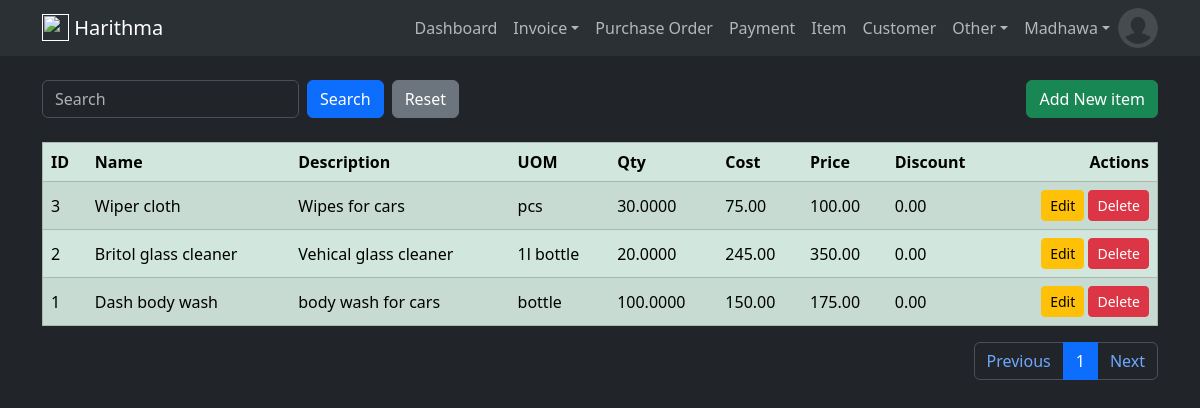
Page /item (signed in) on the committed database.
### harithmapos/models.py (models this page shows, shortened)
class User(db.Model, UserMixin):
    id = db.Column(db.Integer, primary_key=True)
    email = db.Column(db.String(120), unique=True, nullable=False)
    name = db.Column(db.String(50), nullable=False)
    image = db.Column(db.String(20), default='default.jpg')
    password = db.Column(db.String(60), nullable=False)
    ui_theme = db.Column(db.String(5), default='light')
    create_dttm = db.Column(db.DateTime, nullable=False, default=datetime.utcnow)
    update_dttm = db.Column(db.DateTime, nullable=False, default=datetime.utcnow)

class Item(db.Model):
    id = db.Column(db.Integer, primary_key=True)
    name = db.Column(db.String(100), nullable=False)
    description = db.Column(db.String(255))
    unit_of_measure = db.Column(db.String(20))
    quantity = db.Column(db.Numeric(10,4))
    unit_cost = db.Column(db.Numeric(10,2))
    unit_price = db.Column(db.Numeric(10,2))
    discount_pct = db.Column(db.Numeric(5,2))
    create_dttm = db.Column(db.DateTime, nullable=False, default=datetime.utcnow)
    update_dttm = db.Column(db.DateTime, nullable=False, default=datetime.utcnow)
    invoice_details = db.relationship('InvoiceDetail', backref='item', lazy=True)
    item_invoice_details = db.relationship('ItemInvoiceDetail', backref='item', lazy=True)
    purchase_order_details = db.relationship('PurchaseOrderDetail', backref='item', lazy=True)

### harithmapos/views/item/routes.py (the view)
@item_blueprint.route("/item", methods=['GET', 'POST'])
@login_required
def item():
    item_create_form = ItemCreateForm()
    item_update_form = ItemUpdateForm()
    per_page = 20
    page = request.args.get('page',1,type=int)
    query = request.args.get("query",None)
    if query:
        items = Item.query.order_by(Item.update_dttm.desc()).filter(Item.name.icontains(query)).paginate(page=page, per_page=per_page)
    else:
        items = Item.query.order_by(Item.update_dttm.desc()).paginate(page=page, per_page=per_page)
    return render_template(
        'item.html',
        title='Item',
        item_create_form=item_create_form,
        item_update_form=item_update_form,
        items=items,
        query=query
    )

### harithmapos/views/item/forms.py
class ItemCreateForm(FlaskForm):
    name = StringField("Name", validators=[DataRequired(), Length(min=2, max=100)])
    description = StringField("Description")
    unit_of_measure = StringField("Unit Of Measure")
    quantity = DecimalField("Quantity", places=4)
    unit_cost = DecimalField("Unit Cost", places=2, validators=[DataRequired()])
    unit_price = DecimalField("Unit Price", places=2, validators=[DataRequired()])
    discount_pct = DecimalField("Discount Pct", places=2)
    submit = SubmitField('Insert Item')

class ItemUpdateForm(FlaskForm):
    name = StringField("Name", validators=[DataRequired(), Length(min=2, max=100)])
    description = StringField("Description")
    unit_of_measure = StringField("Unit Of Measure")
    quantity = DecimalField("Quantity", places=4)
    unit_cost = DecimalField("Unit Cost", places=2, validators=[DataRequired()])
    unit_price = DecimalField("Unit Price", places=2, validators=[DataRequired()])
    discount_pct = DecimalField("Discount Pct", places=2)
    submit = SubmitField('Update Item')

### harithmapos/models.py (called while the page is built)
@login_manager.user_loader
def load_user(user_id):
    return User.query.get(int(user_id))

### harithmapos/templates/item.html (shortened to what this page needs)
{% extends 'layout/base.html' %}
{% block body %}
    <div class="container mt-4">
        <div class="row">
            <div class="col d-flex justify-content-between align-items-center">
                <form class="mb-0 d-flex" action="" method="GET" autocomplete="off">
                    <input type="text" class="form-control me-2" name="query" id="query" placeholder="{{ query if query else 'Search'}}">
                    <input type="submit" value="Search" class="btn btn-primary me-2" name="">
                    <a href="{{ url_for('item_blueprint.item') }}"><input type="submit" value="Reset" class="btn btn-secondary" ></a>
                </form>
                <button type="button" class="btn btn-success align-right" data-bs-toggle="modal" data-bs-target="#insert_modal">Add New item</button>
            </div>
        </div>
    </div>
    <div class="container mt-4">
        <table class="table table-success table-striped table-hover" border="1">
            <thead class="thread-dark">
                <tr>
                    <th scope="col">ID</th>
                    <th scope="col">Name</th>
                    <th scope="col">Description</th>
                    <th scope="col">UOM</th>
                    <th scope="col">Qty</th>
                    <th scope="col">Cost</th>
                    <th scope="col">Price</th>
                    <th scope="col">Discount</th>
                    <th scope="col" style="text-align: right" >Actions</th>
                </tr>
            </thead>
            <tbody id="results">
                {% for item in items.items %}
                    <tr>
                        <td class="align-middle"  scope="row">{{item.id}}</td>
                        <td class="align-middle">{{item.name}}</td>
                        <td class="align-middle">{{item.description}}</td>
                        <td class="align-middle">{{item.unit_of_measure}}</td>
                        <td class="align-middle">{{item.quantity}}</td>
                        <td class="align-middle">{{item.unit_cost}}</td>
                        <td class="align-middle">{{item.unit_price}}</td>
                        <td class="align-middle">{{item.discount_pct}}</td>
                        <td class="text-end">
                            <a href="{{ url_for('item_blueprint.update_item', item_id=item.id) }}" class="btn btn-sm btn-warning" data-toggle="tooltip" data-placement="top" title="Update item" data-bs-toggle="modal" data-bs-target="#update_item{{item.id}}">Edit</a>
                            <a href="{{ url_for('item_blueprint.delete_item', item_id=item.id) }}" class="btn btn-sm btn-danger" data-toggle="tooltip" data-placement="top" title="Delete item" onclick="return confirm('Are you sure to delete?')">Delete</a>
                        </td>
                    </tr>
                {% endfor %}
            </tbody>
        </table>
        <nav aria-label="Page navigation">
            <ul class="pagination justify-content-end">
                <li class="page-item"><a class="page-link" href="{{ url_for('item_blueprint.item', page=items.prev_num, query=query) }}">Previous</a></li>
                {% for page_number in items.iter_pages(left_edge=1, right_edge=1, left_current=1, right_current=2) %}
                    {% if page_number %}
                        {% if items.page == page_number %}
                            <li class="page-item "><a class="page-link active" href="{{ url_for('item_blueprint.item', page=page_number, query=query) }}">{{ page_number }}</a></li>
                        {% else %}
                            <li class="page-item "><a class="page-link" href="{{ url_for('item_blueprint.item', page=page_number, query=query) }}">{{ page_number }}</a></li>
                        {% endif %}
                    {% else %}
                        <li class="page-item "><a class="page-link" href="#">...</a></li>
                    {% endif %}
                {% endfor %}
                <li class="page-item"><a class="page-link" href="{{ url_for('item_blueprint.item', page=items.next_num, query=query) }}">Next</a></li>
            </ul>
        </nav>
    </div>
{% endblock %}

### harithmapos/templates/layout/navbar.html (shortened to what this page needs)
<nav class="navbar navbar-expand-lg bg-body-tertiary">
    <div class="container">
        <a href="" class="navbar-brand lead">
            <img src="{{url_for('static', filename='vehical.png')}}" height="27" class="d-inline-block align-text-top">
            <b>Harithma</b>
        </a>
        <div class="collapse navbar-collapse" id="navbarCollapse">
            <ul class="navbar-nav ms-auto">
                {% if current_user.is_authenticated %}
                    <a class="nav-item nav-link" href="{{ url_for('dashboard_blueprint.dashboard') }}">Dashboard</a>
                    <li class="nav-item dropdown">
                        <a class="nav-link dropdown-toggle" href="#" role="button" data-bs-toggle="dropdown" aria-expanded="false">Invoice</a>
                    </li>
                    <a class="nav-item nav-link" href="{{ url_for('purchase_order_blueprint.purchase_order_head') }}">Purchase Order</a>
                    <a class="nav-item nav-link" href="{{ url_for('payment_blueprint.payment') }}">Payment</a>
                    <a class="nav-item nav-link" href="{{ url_for('item_blueprint.item') }}">Item</a>
                    <a class="nav-item nav-link" href="{{ url_for('customer_blueprint.customer') }}">Customer</a>
                    <li class="nav-item dropdown">
                        <a class="nav-link dropdown-toggle" href="#" role="button" data-bs-toggle="dropdown" aria-expanded="false">Other</a>
                    </li>
                    <li class="nav-item dropdown">
                        <a class="nav-link dropdown-toggle" href="#" role="button" data-bs-toggle="dropdown" aria-expanded="false">{{ current_user.name }}</a>
                    </li>
                    <img src="{{ url_for('static', filename='user_images/'+current_user.image) }}" class="rounded-circle" height="40" alt="Avatar" />
                {% else %}
                    <a class="nav-item nav-link" href="{{ url_for('user_blueprint.login') }}">Login</a>
                    <a class="nav-item nav-link" href="{{ url_for('user_blueprint.register') }}">Register</a>
                {% endif %}
            </ul>
        </div>
    </div>
</nav>

### rows in the picture
User: name "Madhawa", image (placeholder picture)
Item: id "3", name "Wiper cloth", description "Wipes for cars", unit_of_measure "pcs", quantity "30.0000", unit_cost "75.00", unit_price "100.00", discount_pct "0.00"
Item: id "2", name "Britol glass cleaner", description "Vehical glass cleaner", unit_of_measure "1l bottle", quantity "20.0000", unit_cost "245.00", unit_price "350.00", discount_pct "0.00"
Item: id "1", name "Dash body wash", description "body wash for cars", unit_of_measure "bottle", quantity "100.0000", unit_cost "150.00", unit_price "175.00", discount_pct "0.00"

### other values in the picture
{{ page_number }} "1"
